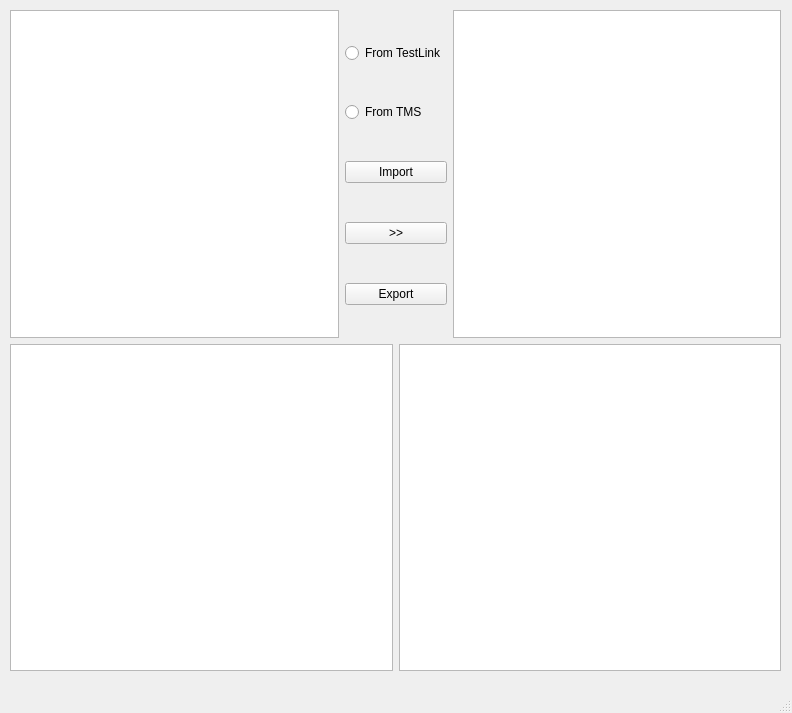
<?xml version="1.0" encoding="UTF-8"?>
<ui version="4.0">
 <class>MainWindow</class>
 <widget class="QMainWindow" name="MainWindow">
  <property name="geometry">
   <rect>
    <x>0</x>
    <y>0</y>
    <width>792</width>
    <height>713</height>
   </rect>
  </property>
  <property name="windowTitle">
   <string>MainWindow</string>
  </property>
  <widget class="QWidget" name="centralwidget">
   <widget class="QWidget" name="verticalLayoutWidget_2">
    <property name="geometry">
     <rect>
      <x>10</x>
      <y>10</y>
      <width>771</width>
      <height>661</height>
     </rect>
    </property>
    <layout class="QVBoxLayout" name="verticalLayout_2">
     <item>
      <layout class="QHBoxLayout" name="horizontalLayout">
       <item>
        <widget class="QTreeView" name="tmsTree"/>
       </item>
       <item>
        <layout class="QVBoxLayout" name="verticalLayout">
         <item>
          <widget class="QRadioButton" name="radioButton_tl">
           <property name="text">
            <string>From TestLink</string>
           </property>
          </widget>
         </item>
         <item>
          <widget class="QRadioButton" name="radioButton_tms">
           <property name="text">
            <string>From TMS</string>
           </property>
          </widget>
         </item>
         <item>
          <widget class="QPushButton" name="importButton">
           <property name="text">
            <string>Import</string>
           </property>
          </widget>
         </item>
         <item>
          <widget class="QPushButton" name="pullButton">
           <property name="text">
            <string>&gt;&gt;</string>
           </property>
          </widget>
         </item>
         <item>
          <widget class="QPushButton" name="exportButton">
           <property name="text">
            <string>Export</string>
           </property>
          </widget>
         </item>
        </layout>
       </item>
       <item>
        <widget class="QTreeView" name="myTree"/>
       </item>
      </layout>
     </item>
     <item>
      <layout class="QHBoxLayout" name="horizontalLayout_2">
       <item>
        <widget class="QListView" name="caseView"/>
       </item>
       <item>
        <widget class="QListView" name="contentList"/>
       </item>
      </layout>
     </item>
    </layout>
   </widget>
  </widget>
  <widget class="QMenuBar" name="menubar">
   <property name="geometry">
    <rect>
     <x>0</x>
     <y>0</y>
     <width>792</width>
     <height>21</height>
    </rect>
   </property>
  </widget>
  <widget class="QStatusBar" name="statusbar"/>
 </widget>
 <resources/>
 <connections/>
</ui>
